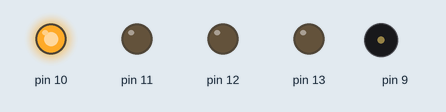
This sketch was run on a simulated Arduino Uno, built with avr-gcc and run on an emulated ATmega328P. Parts: output pins drawn as LEDs (lit = HIGH), buzzer (waves = sounding).

Above: at 0.5 s.
At 2.5 s:
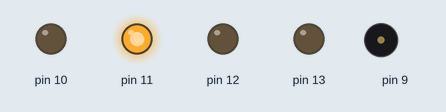
At 4.5 s:
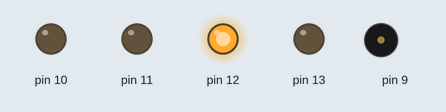
At 6.5 s:
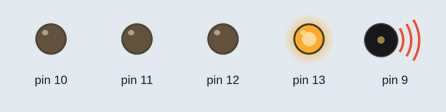
At 9.5 s:
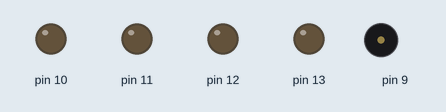
Timing chart, 0 to 10.4 s (numbered marks = the images above):
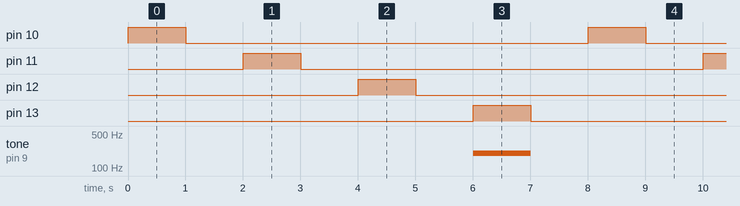

Measured:
- by itself, pin 10–13: alternates HIGH for 1.0 s and LOW for 7.0 s
- by itself, tone on pin 9: alternates 200 Hz for 1.0 s and silent for 7.0 s

The sketch:

ArduinoUnoEx3.ino
```cpp
// the setup routine runs once when you press reset:
const int tono = 200;

void setup() {
  // initialize the digital pin as an output.

  for ( int i = 10 ; i <= 13 ; i++)
  {
    pinMode(i, OUTPUT);
  }

}

// the loop routine runs over and over again forever:
void loop() {

  for(int i=10; i<=13 ;i++){
    digitalWrite( i , HIGH) ;
    if(i==13){
      tone(9, tono);
      delay(1000);
      noTone(9);

    }

    else{
      delay(1000);
    }
    digitalWrite( i , LOW) ;
    delay(1000);

  }


}
```
